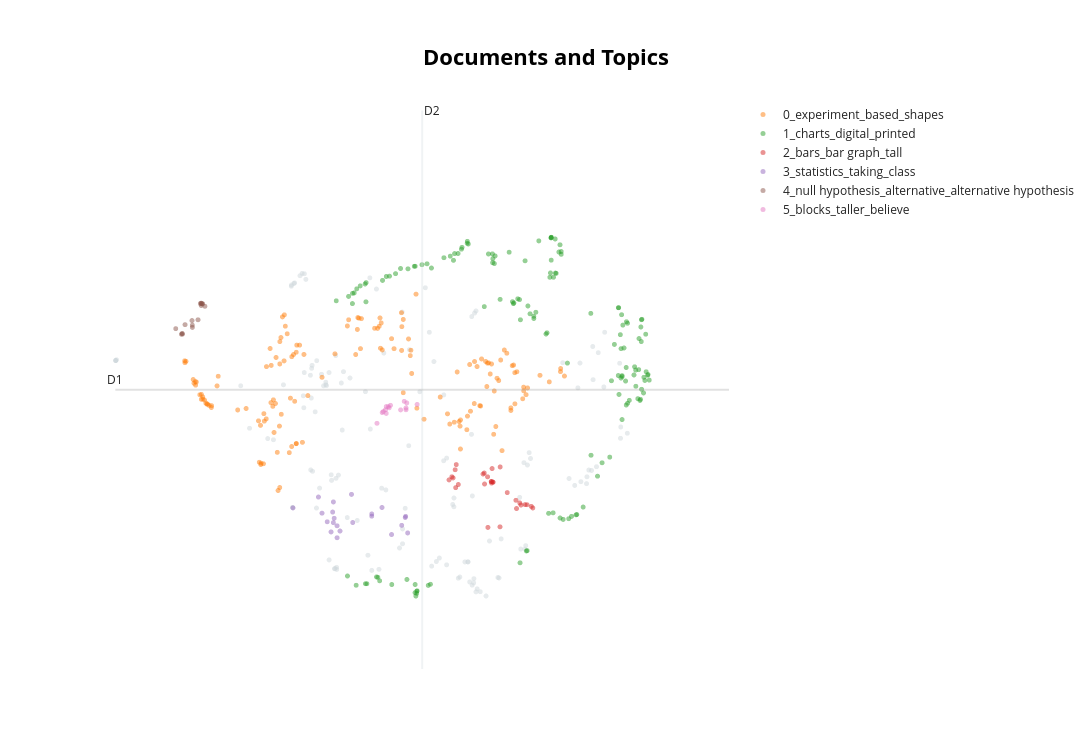

Here is the notebook cell this chart was saved with:
### Code cell
model_q3.visualize_documents(docs_q3, hide_annotations=True)

### Figure 1 — Plotly figure (JSON) as saved in the notebook; plotly's stock layout.template omitted (floating-point values rounded to 4 significant figures; data arrays with more than 128 entries replaced by an {"elided": "..."} marker saying what was removed)
{"data": [{"hoverinfo": "text", "hovertext": {"elided": "136 str values"}, "marker": {"color": "#CFD8DC", "opacity": 0.5, "size": 5}, "mode": "markers+text", "name": "other", "showlegend": false, "type": "scattergl", "x": {"elided": "136 float values"}, "y": {"elided": "136 float values"}}, {"hoverinfo": "text", "hovertext": {"elided": "151 str values"}, "marker": {"opacity": 0.5, "size": 5}, "mode": "markers+text", "name": "0_experiment_based_shapes", "text": {"elided": "151 str values"}, "textfont": {"size": 12}, "type": "scattergl", "x": {"elided": "151 float values"}, "y": {"elided": "151 float values"}}, {"hoverinfo": "text", "hovertext": {"elided": "149 str values"}, "marker": {"opacity": 0.5, "size": 5}, "mode": "markers+text", "name": "1_charts_digital_printed", "text": {"elided": "149 str values"}, "textfont": {"size": 12}, "type": "scattergl", "x": {"elided": "149 float values"}, "y": {"elided": "149 float values"}}, {"hoverinfo": "text", "hovertext": ["The further apart two bars are in size, the less accurate the participants estimation of their comparative size will be.\n\nThe greater the separation between two similarly sized bars, the less accurate a participants estimation of their comparative size will be.", "How will their answers affect our bar graphs?", "When the bars next to the ones looking at the estimation of size difference will be less accurate than when the bars are right next to each other.", "People will be closer to the middle if the bar graphs are closer to each other", "do people know how to guess the size of one bar graph compared to another bar graph.", "If you can detect one smaller bar correctly, you are assumed to be able to correctly identify others.", "If the bars are further apart in height, it will be more difficult for students to guess how tall the shorter bar is out of 100.", "to see if external factors affect how we  guess the heights of the bar", "If the stats 218 students are given a bar graph that is either digital or physical the amount they perceive the height as will be different.", "bar graphs from different angles can be seen smaller or larger from different angles.", "Does putting the same height of bars but separated affect how people view them? \n\nHow does our perception of heights change when they are around things of similar or different heights?", "How tall are each of the bars on the graphs.", "Can participants accurately guess the size difference of bars not next to each other over 50% of the time?", "When looking at a bar graph back-to-back, will the percentage of difference in bar height increase?", "If someone is taking Stat 218 then they will be able to more accurately perceive the heights of the bars.", "How accurate can stat 218 students get the height of the smaller bar.", "The researcher may hypothesize that giving participants further context—such as a visual depiction of the bars—influences how tall the shorter bar is seen by the participants. By giving participants varying kinds and quantities of contextual information and comparing their assessments, this hypothesis might be explored.", "How accurate humans are at guessing the differences of bar height in graphs", "if the other bars in the way of the shaped bars have a factor in people's answers", "What is the average amount that a student will give to bar in a graph when they know how much a taller bar is.", "If we put larger bars around a small bar, then the viewer will perceive it as larger then it actually is.", "if they we show people different graphs then they will be able to assume the percent of the smaller bar.", "If smaller bars in a bar graph are next to large bars, the small bar will look even smaller.", "Ho people will guess the heights of the bar based on the percent height of the bar next to it.", "If the circle or the squares bar was higher more times out all of the models.", "The hypotheses may have been that people identify height differently with the bars based on if their right next to each other or spread out.", "Students are usually able to guess the size bars compared to others within 5%.", "That the proportion guesses would be closer to the correct size when the bars were next to each other", "People can visually determine the difference in sizes of two bar graphs."], "marker": {"opacity": 0.5, "size": 5}, "mode": "markers+text", "name": "2_bars_bar graph_tall", "text": ["", "", "", "", "", "", "", "", "", "", "", "", "", "", "", "", "", "", "", "", "", "", "", "", "", "", "", "", ""], "textfont": {"size": 12}, "type": "scattergl", "x": [5.251, 5.2, 5.269, 5.602, 5.83, 5.246, 5.132, 4.755, 4.654, 5.749, 5.258, 5.721, 5.471, 5.648, 4.694, 4.71, 5.372, 5.664, 5.196, 4.784, 5.272, 5.37, 5.593, 4.74, 5.153, 5.149, 4.747, 5.251, 5.809], "y": [10.04, 9.297, 10.06, 9.613, 9.623, 10.07, 10.19, 10.35, 10.09, 9.677, 10.28, 9.679, 9.88, 9.706, 10.14, 10.13, 10.31, 9.671, 10.14, 10.02, 10.05, 9.306, 9.751, 10.26, 10.02, 10.21, 9.963, 10.06, 9.649]}, {"hoverinfo": "text", "hovertext": ["i think the hypothesis would be given a a data set are students able to tell which variable is bigger without having actual numerical values attached?", "STAT 218 students will guess the correct present of comparison size because students are instilled with critical thinking skills.", "How would a given data set be compared or proportional to another", "Researches are more accurate when estimating data.", "Can people who work with statistics more accurately estimate the true proportions of difference than the average individual?", "A correlation between two variables.", "People have decreased accuracy in their perceptions of numerical value when minimal numerical information is supplied.", "Students taking stats in person estimate closer to the actual result than students taking the course online only.", "Does value changed when compared to another", "If the year taking the test might alter the responses.", "That people currently in a stats class can better estimate proportions rather than someone not currently in a stats class.", "if students answer the bar amounts correctly, they will perform better with statistic material.", "Do college students who have taken statistics have a better accuracy when it comes to estimating percentages compared to college students who have not taken statistics?", "How well or not statistics students can mathematically think through comparing two things.", "To test whether or not a stats 218 student understands the question answering process.", "How taking Statistics 218 effects how you can compare two groups.", "If people tend to overestimate or underestimate differences in value on a heat map/3-D block chart, or if they estimate the differences correctly.\n\nIf people can correctly determine which of two values is larger on a heat map/3-D block chart.", "students in a statistic class have a better chance of getting the estimate of the number correct", "UNL students now in Stats 218 have lower test results than UNL students who took the test originally.", "That people can or cannot correctly estimate amounts through bar graphs.", "I think that the hypothesis was that students in statistics class can better spatially organize information.", "What age group can best identify numbers without information given?"], "marker": {"opacity": 0.5, "size": 5}, "mode": "markers+text", "name": "3_statistics_taking_class", "text": ["", "", "", "", "", "", "", "", "", "", "", "", "", "", "", "", "", "", "", "", "", ""], "textfont": {"size": 12}, "type": "scattergl", "x": [3.569, 3.02, 3.713, 2.463, 3.082, 3.569, 3.99, 3.03, 4.073, 3.123, 2.87, 3.285, 2.998, 3.302, 3.031, 3.042, 4.045, 2.944, 3.082, 4.039, 2.82, 3.847], "y": [9.485, 9.554, 9.63, 9.624, 9.124, 9.522, 9.331, 9.377, 9.204, 9.236, 9.536, 9.85, 9.222, 9.378, 9.723, 9.45, 9.482, 9.391, 9.324, 9.463, 9.806, 9.178]}, {"hoverinfo": "text", "hovertext": ["Null Hypothesis (H0): There is no significant difference in the accuracy of perceptual judgments between 2D graphs, 3D digital graphs, and 3D printed graphs.\n\nAlternative Hypothesis (H1): There is a significant difference in the accuracy of perceptual judgments between 2D graphs, 3D digital graphs, and 3D printed graphs.", "The null hypothesis the experimenter may have been testing was that the 2D models block's height that was estimated correctly had no difference in proportion compared to the 3D models results. While the alternative hypothesis could be that the 2D models block's height that was estimated correctly had a greater difference in proportion compared to the 3D models' proportions.", "My hypothesis is that more than 50% of students given 3D models were able to perceive data better than those given 2D models. \n\nMy alternative hypothesis would be that less than 50% of students given 3D models were able to perceive better data than those given 2D models.", "A null hypothesis that the graphs don’t make any difference, and an alternative hypothesis that what graph is used does make a difference.", "The null hypothesis could've been \"Participants will be able to come up with the correct value of the bar if giving a bar height and number to compare it to.\"\n\nThe alternate hypothesis could've been \"Participants will not be able to come up with the correct value of the bar if giving a bar height and number to compare it to.\"", "A null hypothesis could be that having experience with statistics makes no difference and the results between those with and without experience with statistics will be able to correctly estimate heights with the same accuracy.\n\nAn alternative hypothesis could be that people with experience with statistics will be able to estimate heights of models with greater accuracy than those who lack experience with statistics.", "Null: Difference in accuracy of interpreting 3D data in a 2D environment compared to in a 3D environment = 0\n\nAlt: Difference in accuracy of interpreting 3D data in a 2D environment compared to in a 3D environment ≠ 0", "Null: group1 reads the graphs as accurately as group2\n\nalternative: group1 reads the graph more accurately than group2", "The null hypothesis", "A possible hypotheses that the experimenter was testing could have been testing was to prove that there is no difference on how people view the 3D statures that were made (null), or that there is a difference in how people view the 3D statures made (alternative).", "Null hypothesis and Alternative hypothesis", "For the null hypothesis, the experimenter may have been testing that hypothesis of 2D and 3D graphs have no difference when it comes to data comparison. For an alternate hypothesis, the experimenter may have tested 3D graphs have less accurate data comparisons when it comes to 2D graphs.", "Null hypothesis: The average depth perception of the population is equal to 0.\n\nAlternative hypothesis: The average depth perception of the population is not equal to 0.", "Null hypotheses", "Null Hypothesis (H0): There is no difference between our ability to approximate and the true size. Our eyes do not skew the perception of size.\n\nAlternative Hypothesis (H1): There is a difference between our ability to approximate and the true size. Our eyes skew the perception of size, making it either overestimate or underestimate the true size.", "Null Hypothesis: There is no significant difference in the accuracy of perceptual judgement of bar heights between 2D graphs, 3D digital graphs, and 3D printed graphs\n\nAlternative Hypothesis: The is a significant difference in the accuracy of perceptual judgements of bar heights between 2D graphs, 3D digital graphs, and 3D printed graphs"], "marker": {"opacity": 0.5, "size": 5}, "mode": "markers+text", "name": "4_null hypothesis_alternative_alternative hypothesis", "text": ["", "", "", "", "", "", "", "", "", "", "", "", "", "", "", ""], "textfont": {"size": 12}, "type": "scattergl", "x": [1.186, 1.13, 1.227, 1.175, 1.051, 1.05, 1.163, 1.179, 0.9119, 1.045, 0.8977, 1.196, 0.9483, 0.9074, 0.8176, 1.174], "y": [13.04, 12.77, 13.0, 13.01, 12.65, 12.68, 13.05, 13.05, 12.53, 12.76, 12.53, 13.04, 12.69, 12.55, 12.63, 13.05]}, {"hoverinfo": "text", "hovertext": ["i think the experimenter was testing accuracy and estimation. Maybe a hypothesis similar to the participant will be able to more accurately estimate the correct amount when the blocks have a guide next to it.", "I feel like with all the different block options that we were getting tested to a degree on wither or not we can spot the correct measurement object in the set of strips of different sizes. Because although we were only supposed to measure the strips with shapes on them the test had other strips on them without shapes which I believe were meant to trick us.", "People in person holding the blocks are more likely to guess the right one than the block on the computer screen.", "A hypothesis I think that the experimenter might have been testing is to identify the skills/patterns used by students in identifying the taller block and observing if there is a correlation between these scores and the student's scores in the class.", "Which colors make participants believe that parts of this block are taller than they actually are?", "The hypothesis was to find out if the block was higher or lower than the other blocks.", "The null hypothesis of which block is taller in length.", "A percentage People could not accurately determine the accurate height of the blocks if they are a certain color.", "It might have been testing if boys or girls could tell the percentages of the blocks better than the other. It also could have been testing just how well in general can college students' eyes test the size differences of blocks.", "Younger students will be able to more accurately tell which block is smaller versus taller.", "Whether students with certain block bags got more accurate scores than than other block bags.", "how many people can guess the correct height of the block when using another blocks given height.", "Students are better able to estimate proportions of blocks relative to one other using a specific style of graph.", "Can we accurately measure the blocks unit differences with only the observational component and no other data point.", "The hypothesis that the experimenter may have been testing is whether the students can accurately guess the difference in height of the blocks."], "marker": {"opacity": 0.5, "size": 5}, "mode": "markers+text", "name": "5_blocks_taller_believe", "text": ["", "", "", "", "", "", "", "", "", "", "", "", "", "", ""], "textfont": {"size": 12}, "type": "scattergl", "x": [3.762, 3.715, 4.049, 3.731, 4.025, 3.814, 3.801, 4.049, 3.832, 4.061, 3.642, 3.974, 4.206, 3.773, 3.773], "y": [11.27, 11.22, 11.3, 11.24, 11.41, 11.3, 11.32, 11.27, 11.34, 11.38, 11.04, 11.27, 11.36, 11.21, 11.32]}], "layout": {"annotations": [{"showarrow": false, "text": "D1", "x": -0.03058, "y": 11.6, "yshift": 10}, {"showarrow": false, "text": "D2", "x": 4.277, "xshift": 10, "y": 16.28}], "height": 750, "shapes": [{"line": {"color": "#CFD8DC", "width": 2}, "type": "line", "x0": 4.277, "x1": 4.277, "y0": 6.925, "y1": 16.28}, {"line": {"color": "#9E9E9E", "width": 2}, "type": "line", "x0": -0.03058, "x1": 8.584, "y0": 11.6, "y1": 11.6}], "title": {"font": {"color": "Black", "size": 22}, "text": "<b>Documents and Topics</b>", "x": 0.5, "xanchor": "center", "yanchor": "top"}, "width": 1200, "xaxis": {"visible": false}, "yaxis": {"visible": false}}}
